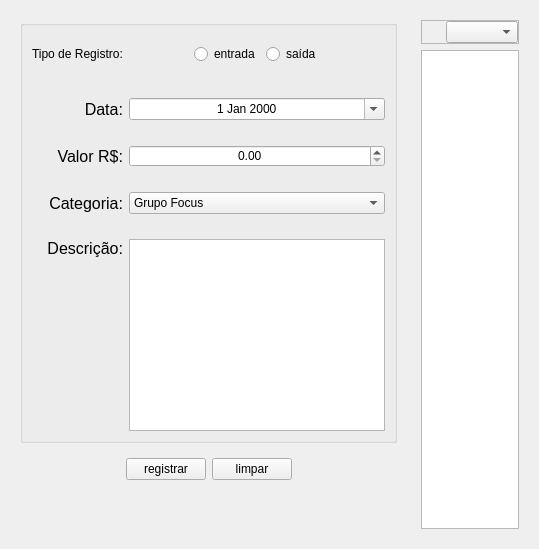
         <widget class="QWidget" name="tab_registros_4">
          <attribute name="title">
           <string>Registros</string>
          </attribute>
          <layout class="QGridLayout" name="gridLayout_11">
           <item row="1" column="1">
            <widget class="QWidget" name="widget_8" native="true">
             <layout class="QVBoxLayout" name="verticalLayout_4">
              <item>
               <widget class="QFrame" name="frame_2">
                <property name="frameShape">
                 <enum>QFrame::StyledPanel</enum>
                </property>
                <property name="frameShadow">
                 <enum>QFrame::Raised</enum>
                </property>
                <layout class="QHBoxLayout" name="horizontalLayout_2">
                 <property name="spacing">
                  <number>5</number>
                 </property>
                 <property name="leftMargin">
                  <number>0</number>
                 </property>
                 <property name="topMargin">
                  <number>0</number>
                 </property>
                 <property name="rightMargin">
                  <number>0</number>
                 </property>
                 <property name="bottomMargin">
                  <number>0</number>
                 </property>
                 <item>
                  <widget class="QPushButton" name="reg_btn_atualizar">
                   <property name="maximumSize">
                    <size>
                     <width>19</width>
                     <height>16777215</height>
                    </size>
                   </property>
                   <property name="styleSheet">
                    <string notr="true">border:0;</string>
                   </property>
                   <property name="text">
                    <string/>
                   </property>
                   <property name="icon">
                    <iconset>
                     <normalon>:/matriculas/img/recarregar.png</normalon>
                    </iconset>
                   </property>
                  </widget>
                 </item>
                 <item>
                  <widget class="QComboBox" name="reg_mes_filtro"/>
                 </item>
                </layout>
               </widget>
              </item>
              <item>
               <widget class="QTableWidget" name="reg_table">
                <property name="sizeAdjustPolicy">
                 <enum>QAbstractScrollArea::AdjustToContentsOnFirstShow</enum>
                </property>
               </widget>
              </item>
             </layout>
            </widget>
           </item>
           <item row="1" column="0">
            <widget class="QWidget" name="widget_entradas" native="true">
             <property name="maximumSize">
              <size>
               <width>530</width>
               <height>16777215</height>
              </size>
             </property>
             <layout class="QVBoxLayout" name="verticalLayout_8">
              <item>
               <widget class="QGroupBox" name="groupBox">
                <property name="styleSheet">
                 <string notr="true"/>
                </property>
                <property name="title">
                 <string/>
                </property>
                <layout class="QGridLayout" name="gridLayout_8">
                 <property name="verticalSpacing">
                  <number>25</number>
                 </property>
                 <item row="3" column="0">
                  <widget class="QLabel" name="label_valor">
                   <property name="font">
                    <font>
                     <family>Yu Gothic UI</family>
                     <pointsize>12</pointsize>
                    </font>
                   </property>
                   <property name="text">
                    <string>Valor R$:</string>
                   </property>
                   <property name="alignment">
                    <set>Qt::AlignRight|Qt::AlignTrailing|Qt::AlignVCenter</set>
                   </property>
                  </widget>
                 </item>
                 <item row="2" column="0">
                  <widget class="QLabel" name="label_data">
                   <property name="font">
                    <font>
                     <family>Yu Gothic UI</family>
                     <pointsize>12</pointsize>
                    </font>
                   </property>
                   <property name="styleSheet">
                    <string notr="true"/>
                   </property>
                   <property name="text">
                    <string>Data:</string>
                   </property>
                   <property name="alignment">
                    <set>Qt::AlignRight|Qt::AlignTrailing|Qt::AlignVCenter</set>
                   </property>
                  </widget>
                 </item>
                 <item row="4" column="0">
                  <widget class="QLabel" name="label_categoria">
                   <property name="font">
                    <font>
                     <family>Yu Gothic UI</family>
                     <pointsize>12</pointsize>
                    </font>
                   </property>
                   <property name="text">
                    <string>Categoria:</string>
                   </property>
                   <property name="alignment">
                    <set>Qt::AlignRight|Qt::AlignTrailing|Qt::AlignVCenter</set>
                   </property>
                  </widget>
                 </item>
                 <item row="2" column="1">
                  <widget class="QDateEdit" name="reg_data">
                   <property name="styleSheet">
                    <string notr="true">QDateEdit:hover {
	background-color: #e5e5e5;
}</string>
                   </property>
                   <property name="alignment">
                    <set>Qt::AlignCenter</set>
                   </property>
                   <property name="calendarPopup">
                    <bool>true</bool>
                   </property>
                  </widget>
                 </item>
                 <item row="3" column="1">
                  <widget class="QDoubleSpinBox" name="reg_valor">
                   <property name="sizePolicy">
                    <sizepolicy hsizetype="Preferred" vsizetype="Preferred">
                     <horstretch>0</horstretch>
                     <verstretch>0</verstretch>
                    </sizepolicy>
                   </property>
                   <property name="styleSheet">
                    <string notr="true">QDoubleSpinBox:hover {
	background-color: #e5e5e5;
}</string>
                   </property>
                   <property name="alignment">
                    <set>Qt::AlignCenter</set>
                   </property>
                   <property name="decimals">
                    <number>2</number>
                   </property>
                   <property name="maximum">
                    <double>999999.989999999990687</double>
                   </property>
                  </widget>
                 </item>
                 <item row="4" column="1">
                  <widget class="QComboBox" name="reg_categoria">
                   <property name="sizePolicy">
                    <sizepolicy hsizetype="Preferred" vsizetype="Preferred">
                     <horstretch>0</horstretch>
                     <verstretch>0</verstretch>
                    </sizepolicy>
                   </property>
                   <property name="styleSheet">
                    <string notr="true"/>
                   </property>
                   <property name="sizeAdjustPolicy">
                    <enum>QComboBox::AdjustToContentsOnFirstShow</enum>
                   </property>
                   <item>
                    <property name="text">
                     <string>Grupo Focus</string>
                    </property>
                   </item>
                   <item>
                    <property name="text">
                     <string>Outros</string>
                    </property>
                   </item>
                  </widget>
                 </item>
                 <item row="5" column="0">
                  <widget class="QLabel" name="label_descricao">
                   <property name="font">
                    <font>
                     <family>Yu Gothic UI</family>
                     <pointsize>12</pointsize>
                    </font>
                   </property>
                   <property name="text">
                    <string>Descrição:</string>
                   </property>
                   <property name="alignment">
                    <set>Qt::AlignRight|Qt::AlignTop|Qt::AlignTrailing</set>
                   </property>
                  </widget>
                 </item>
                 <item row="5" column="1">
                  <widget class="QTextEdit" name="reg_descricao">
                   <property name="styleSheet">
                    <string notr="true"/>
                   </property>
                   <property name="html">
                    <string>&lt;!DOCTYPE HTML PUBLIC &quot;-//W3C//DTD HTML 4.0//EN&quot; &quot;http://www.w3.org/TR/REC-html40/strict.dtd&quot;&gt;
&lt;html&gt;&lt;head&gt;&lt;meta name=&quot;qrichtext&quot; content=&quot;1&quot; /&gt;&lt;style type=&quot;text/css&quot;&gt;
p, li { white-space: pre-wrap; }
&lt;/style&gt;&lt;/head&gt;&lt;body style=&quot; font-family:'MS Shell Dlg 2'; font-size:8.25pt; font-weight:400; font-style:normal;&quot;&gt;
&lt;p style=&quot;-qt-paragraph-type:empty; margin-top:0px; margin-bottom:0px; margin-left:0px; margin-right:0px; -qt-block-indent:0; text-indent:0px;&quot;&gt;&lt;br /&gt;&lt;/p&gt;&lt;/body&gt;&lt;/html&gt;</string>
                   </property>
                  </widget>
                 </item>
                 <item row="0" column="1">
                  <widget class="QWidget" name="widget_7" native="true">
                   <layout class="QHBoxLayout" name="horizontalLayout">
                    <item>
                     <spacer name="horizontalSpacer_5">
                      <property name="orientation">
                       <enum>Qt::Horizontal</enum>
                      </property>
                      <property name="sizeHint" stdset="0">
                       <size>
                        <width>40</width>
                        <height>20</height>
                       </size>
                      </property>
                     </spacer>
                    </item>
                    <item>
                     <widget class="QRadioButton" name="reg_btn_entrada">
                      <property name="text">
                       <string>entrada</string>
                      </property>
                     </widget>
                    </item>
                    <item>
                     <widget class="QRadioButton" name="reg_btn_saida">
                      <property name="text">
                       <string>saída</string>
                      </property>
                     </widget>
                    </item>
                    <item>
                     <spacer name="horizontalSpacer_6">
                      <property name="orientation">
                       <enum>Qt::Horizontal</enum>
                      </property>
                      <property name="sizeHint" stdset="0">
                       <size>
                        <width>40</width>
                        <height>20</height>
                       </size>
                      </property>
                     </spacer>
                    </item>
                   </layout>
                  </widget>
                 </item>
                 <item row="0" column="0">
                  <widget class="QLabel" name="label_3">
                   <property name="text">
                    <string>Tipo de Registro:</string>
                   </property>
                  </widget>
                 </item>
                </layout>
               </widget>
              </item>
              <item>
               <widget class="QWidget" name="btn" native="true">
                <layout class="QHBoxLayout" name="horizontalLayout_3">
                 <item>
                  <spacer name="horizontalSpacer_3">
                   <property name="orientation">
                    <enum>Qt::Horizontal</enum>
                   </property>
                   <property name="sizeHint" stdset="0">
                    <size>
                     <width>40</width>
                     <height>20</height>
                    </size>
                   </property>
                  </spacer>
                 </item>
                 <item>
                  <widget class="QPushButton" name="reg_btn_registrar">
                   <property name="styleSheet">
                    <string notr="true"/>
                   </property>
                   <property name="text">
                    <string>registrar</string>
                   </property>
                  </widget>
                 </item>
                 <item>
                  <widget class="QPushButton" name="reg_btn_limpar">
                   <property name="text">
                    <string>limpar</string>
                   </property>
                  </widget>
                 </item>
                 <item>
                  <spacer name="horizontalSpacer_4">
                   <property name="orientation">
                    <enum>Qt::Horizontal</enum>
                   </property>
                   <property name="sizeHint" stdset="0">
                    <size>
                     <width>40</width>
                     <height>20</height>
                    </size>
                   </property>
                  </spacer>
                 </item>
                </layout>
               </widget>
              </item>
              <item>
               <spacer name="verticalSpacer_2">
                <property name="orientation">
                 <enum>Qt::Vertical</enum>
                </property>
                <property name="sizeHint" stdset="0">
                 <size>
                  <width>20</width>
                  <height>40</height>
                 </size>
                </property>
               </spacer>
              </item>
             </layout>
            </widget>
           </item>
          </layout>
         </widget>
